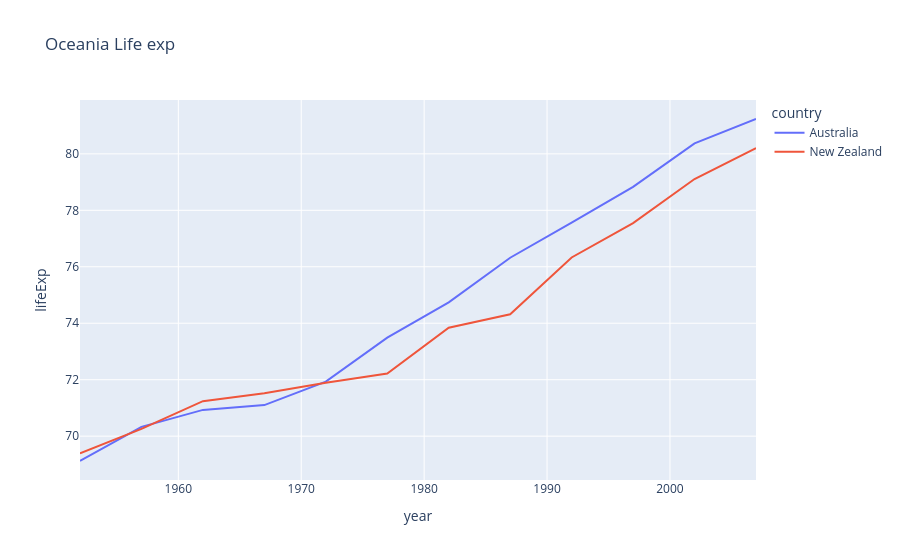

This figure's notebook cell:
### Code cell
px.line(df.query("continent == 'Oceania'"), x='year', y='lifeExp', color='country',  title='Oceania Life exp').show()

### Figure 1 — Plotly figure (JSON) as saved in the notebook; plotly's stock layout.template omitted (floating-point values rounded to 4 significant figures)
{"data": [{"hovertemplate": "country=Australia<br>year=%{x}<br>lifeExp=%{y}<extra></extra>", "legendgroup": "Australia", "line": {"color": "#636efa", "dash": "solid"}, "marker": {"symbol": "circle"}, "mode": "lines", "name": "Australia", "orientation": "v", "showlegend": true, "type": "scatter", "x": [1952, 1957, 1962, 1967, 1972, 1977, 1982, 1987, 1992, 1997, 2002, 2007], "xaxis": "x", "y": [69.12, 70.33, 70.93, 71.1, 71.93, 73.49, 74.74, 76.32, 77.56, 78.83, 80.37, 81.23], "yaxis": "y"}, {"hovertemplate": "country=New Zealand<br>year=%{x}<br>lifeExp=%{y}<extra></extra>", "legendgroup": "New Zealand", "line": {"color": "#EF553B", "dash": "solid"}, "marker": {"symbol": "circle"}, "mode": "lines", "name": "New Zealand", "orientation": "v", "showlegend": true, "type": "scatter", "x": [1952, 1957, 1962, 1967, 1972, 1977, 1982, 1987, 1992, 1997, 2002, 2007], "xaxis": "x", "y": [69.39, 70.26, 71.24, 71.52, 71.89, 72.22, 73.84, 74.32, 76.33, 77.55, 79.11, 80.2], "yaxis": "y"}], "layout": {"autosize": true, "legend": {"title": {"text": "country"}, "tracegroupgap": 0}, "title": {"text": "Oceania Life exp"}, "xaxis": {"anchor": "y", "autorange": true, "domain": [0, 1], "range": [1952, 2007], "title": {"text": "year"}, "type": "linear"}, "yaxis": {"anchor": "x", "autorange": true, "domain": [0, 1], "range": [68.45, 81.91], "title": {"text": "lifeExp"}, "type": "linear"}}}
